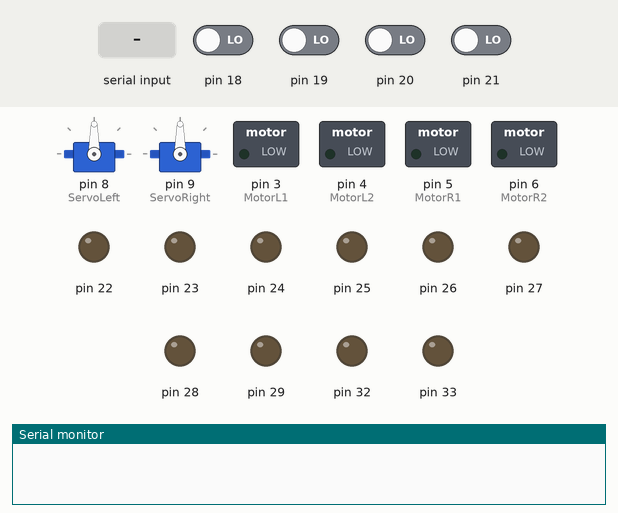
Recording of a sketch running on a simulated Arduino Mega 2560, built with avr-gcc and run on an emulated ATmega2560. Parts: 2 × servo, switched loads named in the sketch (green lamp = pin HIGH), output pins drawn as LEDs (lit = HIGH), the last lines printed to the serial monitor. Inputs (shaded band) come from the test bench; at power-on: pin 18–21 LOW.

Above: at 1.2 s.
1.3 s: "30,150\n" received over Serial
At 2.35 s:
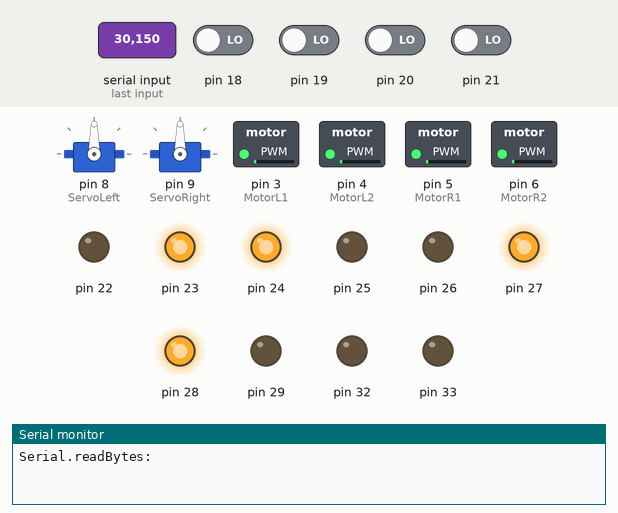
4.3 s: "90,45\n" received over Serial
At 6.5 s:
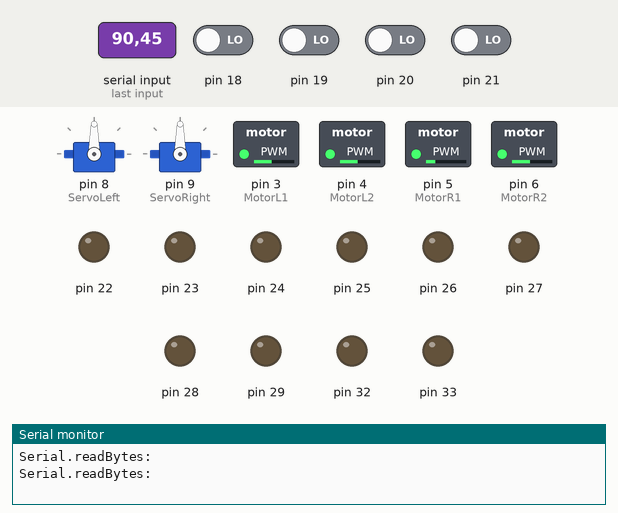
6.8 s: "1\n" received over Serial
At 8.5 s:
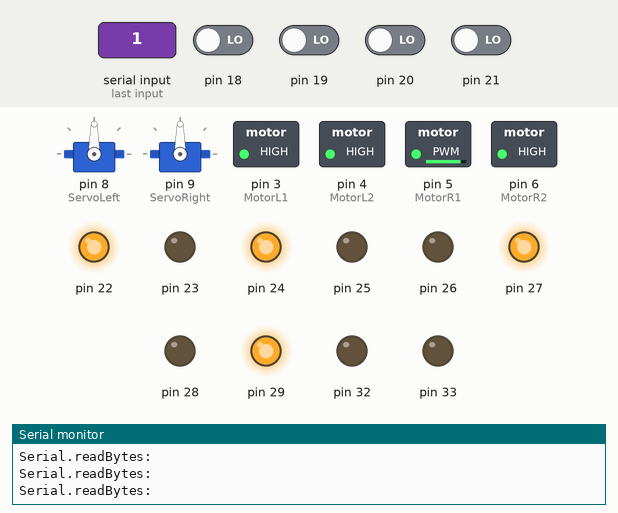
9.3 s: "0\n" received over Serial
At 11.5 s:
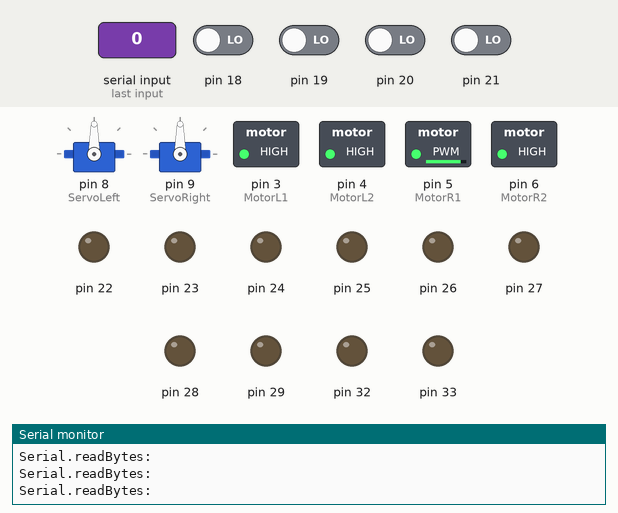
11.8 s: "2\n" received over Serial
At 13.5 s:
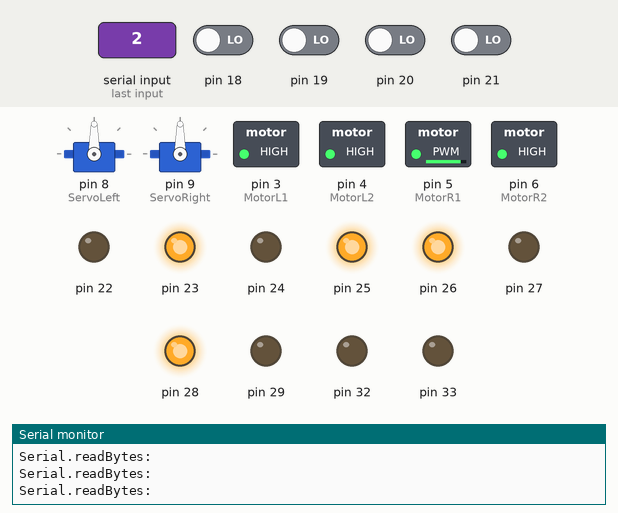
14.3 s: "3\n" received over Serial
At 16.7 s:
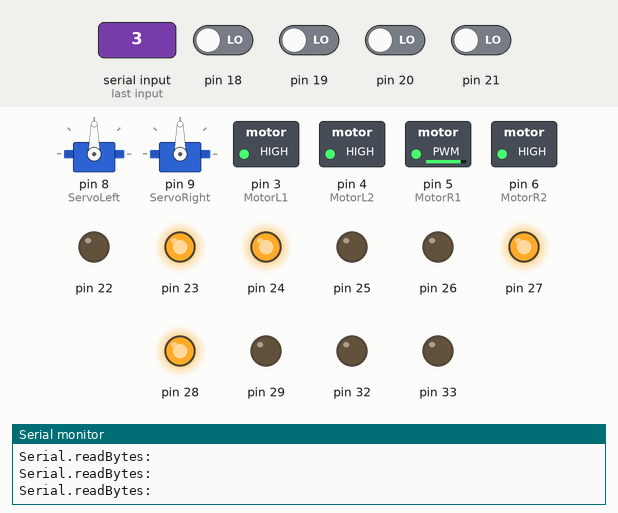
Timing chart, 0 to 17.8 s (numbered marks = the images above; inputs shaded):
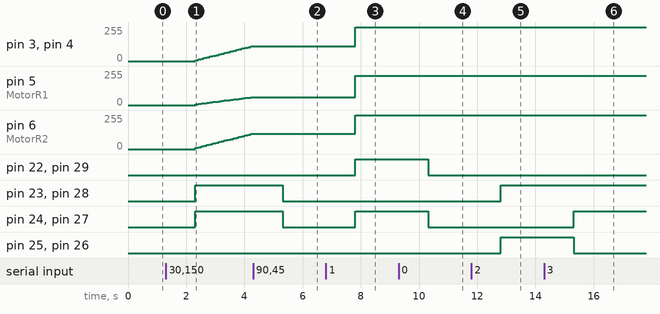

Measured:
- after the input at 1.3 s, pin 3 (MotorL1), pin 4 (MotorL2): moves from 0/255 to 111/255 over 1.9 s, starting after 1.0 s; pin 5 (MotorR1): moves from 0/255 to 59/255 over 1.9 s, starting after 1.0 s; pin 6 (MotorR2): moves from 0/255 to 114/255 over 1.9 s, starting after 1.0 s; pin 23, pin 24, pin 27, pin 28: LOW → HIGH after 1.0 s
- after the input at 4.3 s, pin 3 (MotorL1), pin 4 (MotorL2): stays 111/255 (without the input it goes to 116/255 after 0.01 s); pin 5 (MotorR1): stays 59/255 (without the input it goes to 61/255 after 0.01 s); pin 6 (MotorR2): stays 114/255 (without the input it goes to 119/255 after 0.01 s); pin 23, pin 24, pin 27, pin 28: HIGH → LOW after 1.0 s
- after the input at 6.8 s, pin 3 (MotorL1), pin 4 (MotorL2): 111/255 → 255/255 after 1.0 s; pin 5 (MotorR1): 59/255 → 220/255 after 1.0 s; pin 6 (MotorR2): 114/255 → 255/255 after 1.0 s; pin 22, pin 24, pin 27, pin 29: LOW → HIGH after 1.0 s
- after the input at 9.3 s, pin 22, pin 24, pin 27, pin 29: HIGH → LOW after 1.0 s
- after the input at 11.8 s, pin 23, pin 25, pin 26, pin 28: LOW → HIGH after 1.0 s
- after the input at 14.3 s, pin 24, pin 27: LOW → HIGH after 1.0 s; pin 25, pin 26: HIGH → LOW after 1.0 s

The sketch:

Motor4.0.ino
```cpp
#include <PID_v1.h>
#include <Servo.h>
#define MotorL1 3
#define MotorL2 4
#define MotorR1 5
#define MotorR2 6
int SpeedToPWM[256];
int sleepParameter=100;
double speedL1,speedL2,speedR1,speedR2;
double PWML1,PWML2,PWMR1,PWMR2;
#define InterruptL1 5 //pin 18
#define InterruptL2 4 //pin 19
#define InterruptR1 3 //pin 20
#define InterruptR2 2 //pin 21
#define shoot 52
Servo ServoLeft;
Servo ServoRight;

bool CatchENA = 0;
bool pick = true;
int Steps = 0 ;
int StepsLeft = 13000 ;
bool Direction = 0 ;
struct StepMotor
{
  int in1;
  int in2;
  int in3;
  int in4;
} StepM[2];
bool StepENA = false;

char serialData[18];  //储存信息
int numdata=0;
int mode;              // 0->STOP  1->FORWARD  2->BACK   3->LEFT   4->RIGHT   5->TURNLEFT  6->TURNRIGHT
double TargetSpeed;

unsigned long previousMillis = 0 ;
unsigned long stepperMillis = 0 ;
unsigned long currentMillis = 0 ;
double Kp=0.4, Ki=5.5, Kd=0;
PID PID_L1(&speedL1, &PWML1, &TargetSpeed, Kp, Ki, Kd, DIRECT);
PID PID_L2(&speedL2, &PWML2, &TargetSpeed, Kp, Ki, Kd, DIRECT);
PID PID_R1(&speedR1, &PWMR1, &TargetSpeed, Kp, Ki, Kd, DIRECT);
PID PID_R2(&speedR2, &PWMR2, &TargetSpeed, Kp, Ki, Kd, DIRECT);

void ReadSpeedL1()  {
  speedL1++;
}
void ReadSpeedR1()  {
  speedR1++;
}
void ReadSpeedL2()  {
  speedL2++;
}
void ReadSpeedR2()  {
  speedR2++;
}

void setup()
{
    Serial.begin(57600);
    while(Serial.read()>= 0){}//clear serial port

    for(int i=22;i<=29;i++)        pinMode(i,OUTPUT);
    for(int i=32;i<=39;i++)        pinMode(i,OUTPUT);
    for(int i=3;i<=6;i++)          pinMode(i,OUTPUT);

    ServoLeft.attach(8);
    ServoRight.attach(9);
    StepM[0].in1 = 32; StepM[0].in2 = 33;
    StepM[0].in3 = 34; StepM[0].in4 = 35;
    StepM[1].in1 = 36; StepM[1].in2 = 37;
    StepM[1].in3 = 38; StepM[1].in4 = 39;

//    Direction = 0;
//    for(int i=1;i<=13000;i++)
//    {
//        stepper(1,0);
//        stepper(1,1);
//        delay(3);
//    }

    pinMode(shoot,OUTPUT);
    //Serial.begin(9600);

    attachInterrupt(InterruptL1 , ReadSpeedL1, CHANGE);attachInterrupt(InterruptR1 , ReadSpeedR1, CHANGE); attachInterrupt(InterruptL2 , ReadSpeedL2, CHANGE);attachInterrupt(InterruptR2 , ReadSpeedR2, CHANGE);

    PID_L1.SetMode(AUTOMATIC);PID_L1.SetSampleTime(50); PID_L2.SetMode(AUTOMATIC);PID_L2.SetSampleTime(50);PID_R1.SetMode(AUTOMATIC); PID_R1.SetSampleTime(50);PID_R2.SetMode(AUTOMATIC);//设置PID为自动模式 PID_R2.SetSampleTime(50);//设置PID采样频率为100ms
    // MsTimer2::set(100, Speed);        // 中断设置函数，每 100ms 进入一次中断
    // MsTimer2::start();                //开始计时
}

void loop()
{
    currentMillis = millis ();
    if(Serial.available()>0)
    {
      ReadMessage();
    }
    else
    {
      if( currentMillis - previousMillis >= 50 )
      {
        previousMillis = currentMillis ;
        if(PID_L1.Compute()&&PID_L2.Compute()&&PID_R2.Compute()&&PID_R1.Compute()) //if( PID_L2.Compute() ) if ( PID_R2.Compute()) if( PID_R1.Compute()){
        {
             // Serial.println("PWML1") ;
              //Serial.println(PWML1) ;
            switch(mode)
            {
                case 0:
                    STOP(); break;
                case 1:
                    FORWARD();break;
                case 2:
                    BACK();;break;
                case 3:
                    LEFT();break;
                case 4:
                    RIGHT();break;
                case 5:
                    TURNLEFT();break;
                case 6:
                    TURNRIGHT();break;
                case 7:
                    PICK();break;
                case 8:
                    SHOOT();break;
                default :
                    STOP();break;
            }
             // 0->STOP  1->FORWARD  2->BACK   3->LEFT   4->RIGHT   5->TURNLEFT  6->TURNRIGHT
            speedL1 = 0; speedL2 = 0; speedR1 = 0; speedR2 = 0;
        }

      }
    }
}

void ReadMessage()
{


      delay(10);
      numdata = Serial.readBytes(serialData,9);
      Serial.println("Serial.readBytes:");
     TargetSpeed = 0;

     if((serialData[0]-'0')>=0&&(serialData[0]-'0')<=9) mode = serialData[0]-'0';
     if((serialData[2]-'0')>=0&&(serialData[2]-'0')<=9) TargetSpeed += (serialData[2]-'0') * 100;
     if((serialData[3]-'0')>=0&&(serialData[3]-'0')<=9) TargetSpeed += (serialData[3]-'0') * 10;
     if((serialData[4]-'0')>=0&&(serialData[4]-'0')<=9) TargetSpeed += (serialData[1]-'0') * 1;
      //第1位  模式（直走 倒退  左转 balabala
      //第3、4、5 位   目标速度
      //第7、8、9位  待定（可能是捡球机构、弹射机构的控制
      //Serial.println(speedL1);       //
      //Serial.println(TargetSpeed);
      //Serial.println(serialData);
    while(Serial.read() >= 0){}
    for(int i=0; i<18; i++)  serialData[i]='\0'; // clear serial buffer

}

void SHOOT()
{
    digitalWrite(shoot,HIGH);
    delay(600);
    digitalWrite(shoot,LOW);
    delay(4);
    mode = 0 ;
}
 void PICK()
 {
     pick=true;
 }
// void ClawDown()
// {
//     if( currentMillis - previousMillis >= 1000 )
//     {
//         if(StepENA)
//         {
//             stepper(1,1);
//             stepper(1,0);
//         }

//     }
// }

void TEST()
{
   // speed = map(speed,0,100,0,255);

    digitalWrite(22,1);    digitalWrite(26,0);
    digitalWrite(23,0);    digitalWrite(27,1);

    digitalWrite(24,1);    digitalWrite(28,0);
    digitalWrite(25,0);    digitalWrite(29,1);

    analogWrite(MotorL1,PWML1);
    analogWrite(MotorL2,PWML2);
    analogWrite(MotorR1,PWMR1);
    analogWrite(MotorR2,PWMR2);
    delay(10);
}
void FORWARD()
{
   // speed = map(speed,0,100,0,255);

    digitalWrite(22,1);   digitalWrite(26,0);
    digitalWrite(23,0);   digitalWrite(27,1);

    digitalWrite(24,1);   digitalWrite(28,0);
    digitalWrite(25,0);   digitalWrite(29,1);

    analogWrite(MotorL1,PWML1);
    analogWrite(MotorL2,PWML2);
    analogWrite(MotorR1,PWMR1);
    analogWrite(MotorR2,PWMR2);
   // delay(10);
}
void STOP()
{
    digitalWrite(22,0);   digitalWrite(26,0);
    digitalWrite(23,0);   digitalWrite(27,0);

    digitalWrite(24,0);   digitalWrite(28,0);
    digitalWrite(25,0);   digitalWrite(29,0);


    //delay(10);

}
void BACK()
{
    //speed = map(speed,0,100,0,255)
    digitalWrite(22,0);   digitalWrite(26,1);
    digitalWrite(23,1);   digitalWrite(27,0);

    digitalWrite(24,0);   digitalWrite(28,1);
    digitalWrite(25,1);   digitalWrite(29,0);

    analogWrite(MotorL1,PWML1);
    analogWrite(MotorL2,PWML2);
    analogWrite(MotorR1,PWMR1);
    analogWrite(MotorR2,PWMR2);
    //delay(10);
}
void LEFT()
{
   // speed = map(speed,0,100,0,255);
    digitalWrite(22,0);   digitalWrite(26,0);
    digitalWrite(23,1);   digitalWrite(27,1);

    digitalWrite(24,1);   digitalWrite(28,1);
    digitalWrite(25,0);   digitalWrite(29,0);

    analogWrite(MotorL1,PWML1);
    analogWrite(MotorL2,PWML2);
    analogWrite(MotorR1,PWMR1);
    analogWrite(MotorR2,PWMR2);
    //delay(5);
}
void RIGHT()
{
   // speed = map(speed,0,100,0,255);
    digitalWrite(22,1);   digitalWrite(26,1);
    digitalWrite(23,0);   digitalWrite(27,0);

    digitalWrite(24,0);   digitalWrite(28,0);
    digitalWrite(25,1);   digitalWrite(29,1);

    analogWrite(MotorL1,PWML1);
    analogWrite(MotorL2,PWML2);
    analogWrite(MotorR1,PWMR1);
    analogWrite(MotorR2,PWMR2);
    //delay(10);
}
void TURNLEFT()
{
   // speed = map(speed,0,100,0,255);
    digitalWrite(22,0);   digitalWrite(26,0);
    digitalWrite(23,1);   digitalWrite(27,1);

    digitalWrite(24,0);   digitalWrite(28,0);
    digitalWrite(25,1);   digitalWrite(29,1);


    analogWrite(MotorL1,PWML1);
    analogWrite(MotorL2,PWML2);
    analogWrite(MotorR1,PWMR1);
    analogWrite(MotorR2,PWMR2);
    //delay(10);
}
void TURNRIGHT()
{
    //speed = map(speed,0,100,0,255);
    digitalWrite(22,1);   digitalWrite(26,1);
    digitalWrite(23,0);   digitalWrite(27,0);

    digitalWrite(24,1);   digitalWrite(28,1);
    digitalWrite(25,0);   digitalWrite(29,0);


    analogWrite(MotorL1,PWML1);
    analogWrite(MotorL2,PWML2);
    analogWrite(MotorR1,PWMR1);
    analogWrite(MotorR2,PWMR2);
    //delay(10);
}
void stepper(int xw,int p){

  for (int x=0;x<xw;x++){
    switch(Steps){
      case 0:
        digitalWrite(StepM[p].in1, LOW);
        digitalWrite(StepM[p].in2, LOW);
        digitalWrite(StepM[p].in3, LOW);
        digitalWrite(StepM[p].in4, HIGH);
     break;
     case 1:
        digitalWrite(StepM[p].in1, LOW);
        digitalWrite(StepM[p].in2, LOW);
        digitalWrite(StepM[p].in3, HIGH);
        digitalWrite(StepM[p].in4, HIGH);
     break;
     case 2:
        digitalWrite(StepM[p].in1, LOW);
        digitalWrite(StepM[p].in2, LOW);
        digitalWrite(StepM[p].in3, HIGH);
        digitalWrite(StepM[p].in4, LOW);
    break;
    case 3:
        digitalWrite(StepM[p].in1, LOW);
        digitalWrite(StepM[p].in2, HIGH);
        digitalWrite(StepM[p].in3, HIGH);
        digitalWrite(StepM[p].in4, LOW);
    break;
    case 4:
         digitalWrite(StepM[p].in1, LOW);
         digitalWrite(StepM[p].in2, HIGH);
         digitalWrite(StepM[p].in3, LOW);
         digitalWrite(StepM[p].in4, LOW);
    break;
    case 5:
         digitalWrite(StepM[p].in1, HIGH);
         digitalWrite(StepM[p].in2, HIGH);
         digitalWrite(StepM[p].in3, LOW);
         digitalWrite(StepM[p].in4, LOW);
    break;
    case 6:
         digitalWrite(StepM[p].in1, HIGH);
         digitalWrite(StepM[p].in2, LOW);
         digitalWrite(StepM[p].in3, LOW);
         digitalWrite(StepM[p].in4, LOW);
     break;
     case 7:
         digitalWrite(StepM[p].in1, HIGH);
         digitalWrite(StepM[p].in2, LOW);
         digitalWrite(StepM[p].in3, LOW);
         digitalWrite(StepM[p].in4, HIGH);
     break;
     default:
        digitalWrite(StepM[p].in1, LOW);
        digitalWrite(StepM[p].in2, LOW);
        digitalWrite(StepM[p].in3, LOW);
        digitalWrite(StepM[p].in4, LOW);
      break;
    }
    SetDirection();
  }
}
void SetDirection(){
  if(Direction==1){ Steps++;}
  if(Direction==0){ Steps--; }
  if(Steps>7){Steps=0;}
  if(Steps<0){Steps=7; }
}
```
